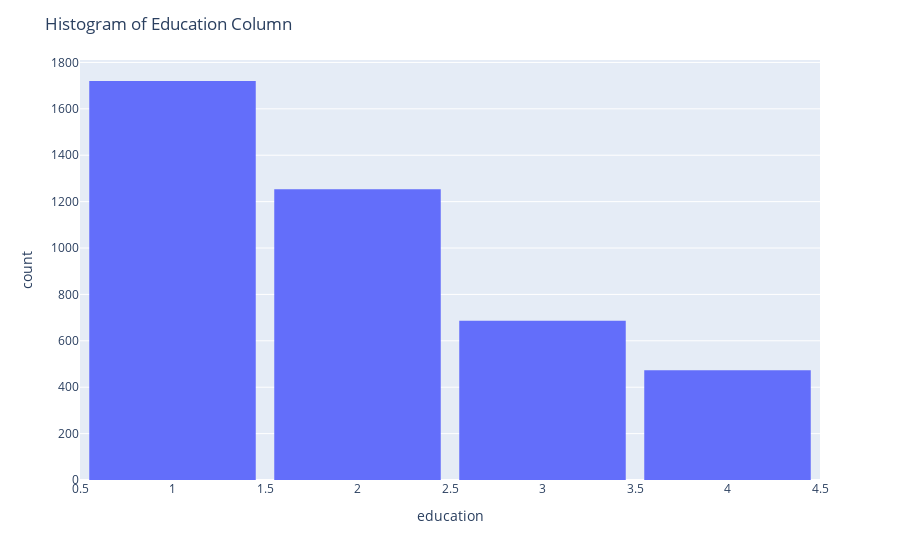

Here is the notebook cell this chart was saved with:
### Code cell
fig = px.histogram(raw, x='education', nbins=4)
fig.update_layout(bargap=0.1, title='Histogram of Education Column')
fig.show()

### Figure 1 — Plotly figure (JSON) as saved in the notebook; plotly's stock layout.template omitted (floating-point values rounded to 4 significant figures; data arrays with more than 128 entries replaced by an {"elided": "..."} marker saying what was removed)
{"data": [{"alignmentgroup": "True", "bingroup": "x", "hovertemplate": "education=%{x}<br>count=%{y}<extra></extra>", "legendgroup": "", "marker": {"color": "#636efa", "pattern": {"shape": ""}}, "name": "", "nbinsx": 4, "offsetgroup": "", "orientation": "v", "showlegend": false, "type": "histogram", "x": {"elided": "4238 int values"}, "xaxis": "x", "yaxis": "y"}], "layout": {"bargap": 0.1, "barmode": "relative", "legend": {"tracegroupgap": 0}, "margin": {"t": 60}, "title": {"text": "Histogram of Education Column"}, "xaxis": {"anchor": "y", "domain": [0, 1], "title": {"text": "education"}}, "yaxis": {"anchor": "x", "domain": [0, 1], "title": {"text": "count"}}}}
